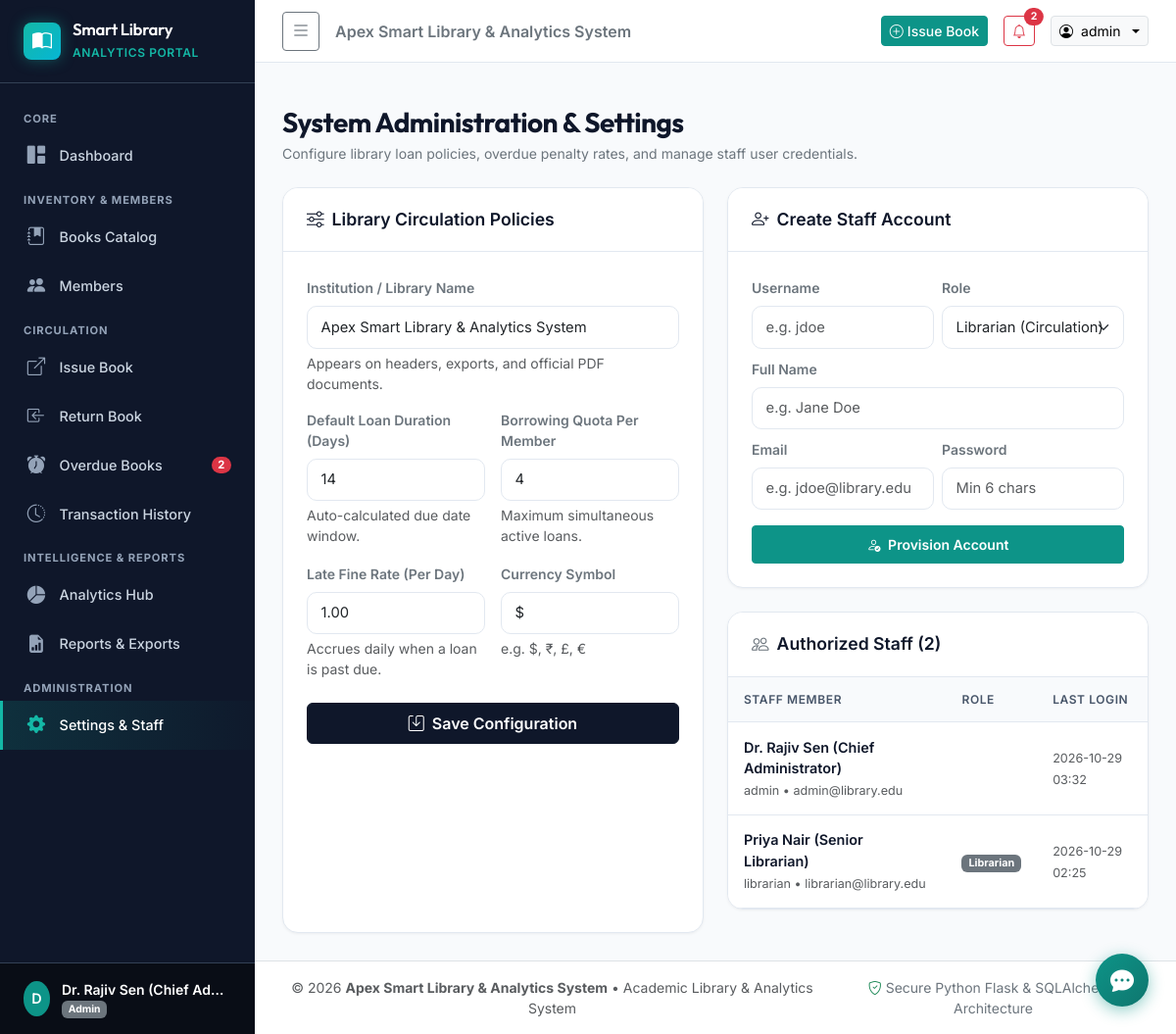
The app's page /settings (signed in), older data.
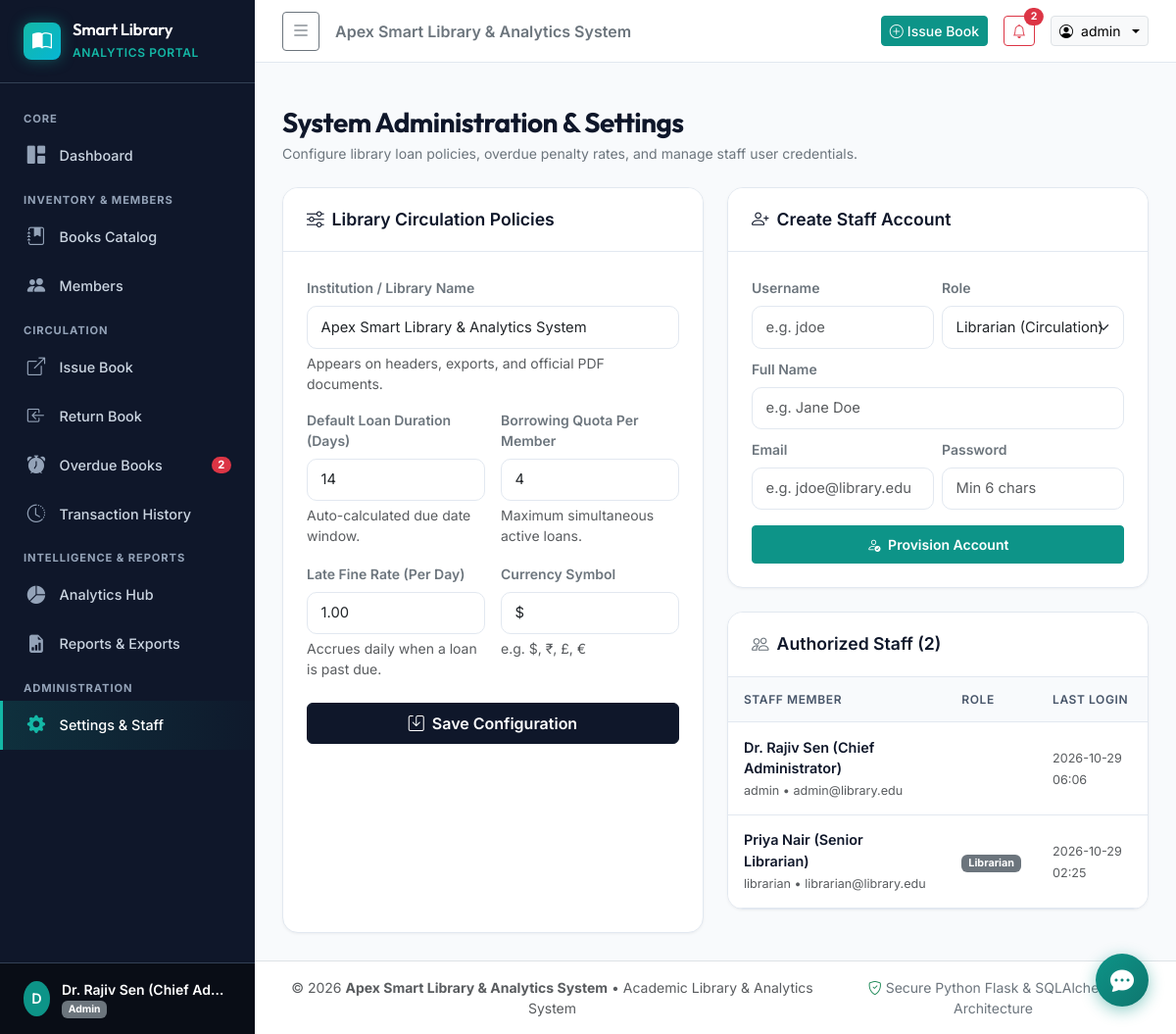
The same page, newer data.
### models/user.py (models this page shows, shortened)
class User(UserMixin, db.Model):
    __tablename__ = 'users'
    id = db.Column(db.Integer, primary_key=True)
    username = db.Column(db.String(64), unique=True, nullable=False, index=True)
    email = db.Column(db.String(120), unique=True, nullable=False, index=True)
    password_hash = db.Column(db.String(256), nullable=False)
    full_name = db.Column(db.String(120), nullable=False)
    role = db.Column(db.String(20), default='librarian', nullable=False)  # 'admin' or 'librarian'
    is_active_account = db.Column(db.Boolean, default=True, nullable=False)
    created_at = db.Column(db.DateTime, default=lambda: datetime.now(timezone.utc))
    last_login = db.Column(db.DateTime, nullable=True)
    @property
    def is_admin(self):
        return self.role == 'admin'
    @property
    def is_active(self):
        return self.is_active_account

### routes/settings.py (the view, shortened to what this page needs)
@settings_bp.route('', methods=['GET', 'POST'])
@login_required
@admin_required
def index():
    settings_dict = {
        'library_name': Setting.get_value('library_name', 'Apex Smart Library & Analytics System'),
        'default_loan_days': Setting.get_int('default_loan_days', 14),
        'fine_rate_per_day': Setting.get_float('fine_rate_per_day', 1.00),
        'max_books_per_member': Setting.get_int('max_books_per_member', 4),
        'currency_symbol': Setting.get_value('currency_symbol', '$')
    }
    staff_users = User.query.order_by(User.role.asc(), User.username.asc()).all()
    return render_template('settings.html', settings=settings_dict, staff_users=staff_users)

### models/setting.py (called while the page is built)
    @classmethod
    def get_value(cls, key, default=None):
        setting = cls.query.filter_by(key=key).first()
        return setting.value if setting else default

    @classmethod
    def get_int(cls, key, default=0):
        val = cls.get_value(key)
        try:
            return int(val) if val is not None else default
        except (ValueError, TypeError):
            return default

    @classmethod
    def get_float(cls, key, default=0.0):
        val = cls.get_value(key)
        try:
            return float(val) if val is not None else default
        except (ValueError, TypeError):
            return default

### models/user.py (called while the page is built)
@login_manager.user_loader
def load_user(user_id):
    return db.session.get(User, int(user_id))

### routes/auth.py (called while the page is built)
def admin_required(f):
    @wraps(f)
    def decorated_function(*args, **kwargs):
        if not current_user.is_authenticated:
            return redirect(url_for('auth.login', next=request.url))
        if not current_user.is_admin:
            flash("Administrator privileges are required to access this resource.", "danger")
            abort(403)
        return f(*args, **kwargs)
    return decorated_function

### templates/settings.html (shortened to what the changed rows need)
{% extends "base.html" %}
{% block content %}
<div class="row g-4">
    <div class="col-lg-6">
        <div class="card card-custom">
            <div class="card-body p-0">
                <div class="table-responsive">
                    <table class="table table-custom mb-0">
                        <thead>
                            <tr>
                                <th>Staff Member</th>
                                <th>Role</th>
                                <th>Last Login</th>
                            </tr>
                        </thead>
                        <tbody>
                            {% for staff in staff_users %}
                            <tr>
                                <td>
                                    <div class="fw-semibold text-navy">{{ staff.full_name }}</div>
                                    <small class="text-muted">{{ staff.username }} &bull; {{ staff.email }}</small>
                                </td>
                                <td>
                                    <span class="badge {% if staff.is_admin %}bg-navy text-white{% else %}bg-secondary text-white{% endif %}">
                                    </span>
                                </td>
                                <td>
                                    <span class="small text-muted">{{ staff.last_login.strftime('%Y-%m-%d %H:%M') if staff.last_login else 'Never' }}</span>
                                </td>
                            </tr>
                            {% endfor %}
                        </tbody>
                    </table>
                </div>
            </div>
        </div>
    </div>
</div>
{% endblock %}

### templates/base.html (shortened to what the changed rows need)
<!DOCTYPE html>
<html lang="en">
<head>
    <link href="https://cdn.jsdelivr.net/npm/bootstrap@5.3.3/dist/css/bootstrap.min.css" rel="stylesheet">
    <link href="https://cdn.jsdelivr.net/npm/bootstrap-icons@1.11.3/font/bootstrap-icons.min.css" rel="stylesheet">
    <link href="{{ url_for('static', filename='css/style.css') }}" rel="stylesheet">
</head>
<body>
    <div id="wrapper">
        {% if current_user.is_authenticated %}
        <nav id="sidebar">
            <div class="sidebar-header">
                <div class="brand-icon">
                    <i class="bi bi-book-half"></i>
                </div>
                <div class="brand-text">
                    <h5>Smart Library</h5>
                    <small>Analytics Portal</small>
                </div>
            </div>
            <div class="sidebar-menu">
                <div class="sidebar-heading">Core</div>
                <a href="{{ url_for('dashboard.index') }}" class="sidebar-link {% if request.endpoint == 'dashboard.index' %}active{% endif %}">
                    <i class="bi bi-grid-1x2-fill"></i>
                    <span>Dashboard</span>
                </a>
                <div class="sidebar-heading">Inventory & Members</div>
                <a href="{{ url_for('books.index') }}" class="sidebar-link {% if request.endpoint and request.endpoint.startswith('books.') %}active{% endif %}">
                    <i class="bi bi-journal-bookmark-fill"></i>
                    <span>Books Catalog</span>
                </a>
                <a href="{{ url_for('members.index') }}" class="sidebar-link {% if request.endpoint and request.endpoint.startswith('members.') %}active{% endif %}">
                    <i class="bi bi-people-fill"></i>
                    <span>Members</span>
                </a>
                <div class="sidebar-heading">Circulation</div>
                <a href="{{ url_for('transactions.issue') }}" class="sidebar-link {% if request.endpoint == 'transactions.issue' %}active{% endif %}">
                    <i class="bi bi-box-arrow-up-right"></i>
                    <span>Issue Book</span>
                </a>
                <a href="{{ url_for('transactions.return_book') }}" class="sidebar-link {% if request.endpoint == 'transactions.return_book' %}active{% endif %}">
                    <i class="bi bi-box-arrow-in-left"></i>
                    <span>Return Book</span>
                </a>
                <a href="{{ url_for('transactions.overdue') }}" class="sidebar-link {% if request.endpoint == 'transactions.overdue' %}active{% endif %}">
                    <i class="bi bi-alarm-fill"></i>
                    <span>Overdue Books</span>
                    {% if global_overdue_count > 0 %}
                    <span class="badge rounded-pill bg-danger">{{ global_overdue_count }}</span>
                    {% endif %}
                </a>
                <a href="{{ url_for('transactions.history') }}" class="sidebar-link {% if request.endpoint == 'transactions.history' %}active{% endif %}">
                    <i class="bi bi-clock-history"></i>
                    <span>Transaction History</span>
                </a>
                <div class="sidebar-heading">Intelligence & Reports</div>
                <a href="{{ url_for('analytics.index') }}" class="sidebar-link {% if request.endpoint and request.endpoint.startswith('analytics.') %}active{% endif %}">
                    <i class="bi bi-pie-chart-fill"></i>
                    <span>Analytics Hub</span>
                </a>
                <a href="{{ url_for('reports.index') }}" class="sidebar-link {% if request.endpoint and request.endpoint.startswith('reports.') %}active{% endif %}">
                    <i class="bi bi-file-earmark-bar-graph-fill"></i>
                    <span>Reports & Exports</span>
                </a>
                {% if current_user.is_admin %}
                <div class="sidebar-heading">Administration</div>
                <a href="{{ url_for('settings.index') }}" class="sidebar-link {% if request.endpoint and request.endpoint.startswith('settings.') %}active{% endif %}">
                    <i class="bi bi-gear-fill"></i>
                    <span>Settings & Staff</span>
                </a>
                {% endif %}
            </div>
            <div class="sidebar-footer">
                <div class="user-profile-badge">
                    <div class="avatar-initials">
                        {{ current_user.full_name[:1].upper() }}
                    </div>
                    <div class="user-info text-truncate">
                        <div class="fw-semibold text-white small text-truncate">{{ current_user.full_name }}</div>
                        <div class="text-muted" style="font-size: 0.75rem;">
                            <span class="badge bg-secondary" style="font-size: 0.65rem;">{{ current_user.role|capitalize }}</span>
                        </div>
                    </div>
                </div>
            </div>
        </nav>
        {% endif %}
        <div id="content">
            {% if current_user.is_authenticated %}
            <header class="topbar">
                <div class="d-flex align-items-center gap-3">
                    <button class="btn btn-sm btn-outline-secondary d-flex align-items-center" id="sidebarToggle" title="Toggle Navigation">
                        <i class="bi bi-list fs-5"></i>
                    </button>
                    <span class="d-none d-md-inline fw-semibold text-secondary">{{ library_name }}</span>
                </div>
                <div class="d-flex align-items-center gap-3">
                    <a href="{{ url_for('transactions.issue') }}" class="btn btn-sm btn-teal d-none d-sm-inline-flex align-items-center gap-1">
                        <i class="bi bi-plus-circle"></i> Issue Book
                    </a>
                    {% if global_overdue_count > 0 %}
                    <a href="{{ url_for('transactions.overdue') }}" class="btn btn-sm btn-outline-danger position-relative" title="Overdue Loans Alert">
                        <i class="bi bi-bell"></i>
                        <span class="position-absolute top-0 start-100 translate-middle badge rounded-pill bg-danger">
                            {{ global_overdue_count }}
                        </span>
                    </a>
                    {% endif %}
                    <div class="dropdown">
                        <button class="btn btn-sm btn-light border dropdown-toggle d-flex align-items-center gap-2" type="button" data-bs-toggle="dropdown">
                            <i class="bi bi-person-circle text-teal"></i>
                            <span class="d-none d-md-inline">{{ current_user.username }}</span>
                        </button>
                    </div>
                </div>
            </header>
            {% endif %}
            <main class="main-container">
                {% block content %}{% endblock %}
            </main>
        </div>
    </div>
    {% include 'chatbot_widget.html' %}
</body>
</html>

Row changes from the older to the newer data that the page shows:
changed User "Dr. Rajiv Sen (Chief Administrator)": last_login "2026-10-29 03:32" → "2026-10-29 06:06"
